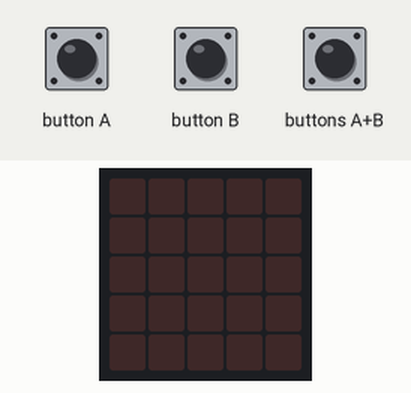
This program was run on a simulated BBC micro:bit (MakeCode). On the bench: the board's 5×5 LED display. The inputs (shaded band) are chosen by the test bench.

Above: at 1.2 s.
1.3 s: button A pressed for 0.15 s
At 2.6 s:
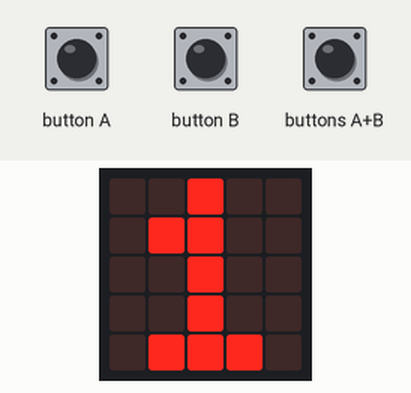
2.9 s: button B pressed for 0.15 s
At 4.0 s:
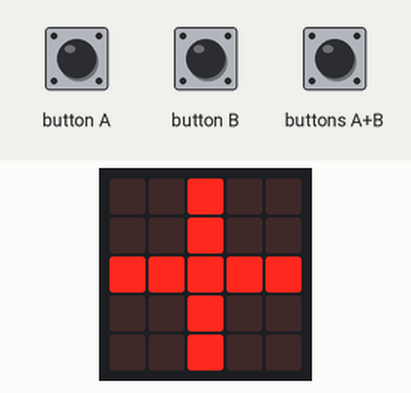
4.5 s: button B pressed for 0.15 s
At 5.3 s:
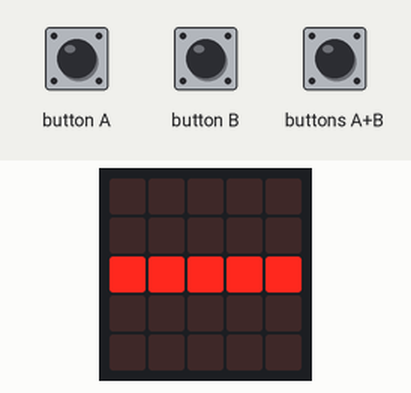
6.1 s: button B pressed for 0.15 s
At 7.4 s:
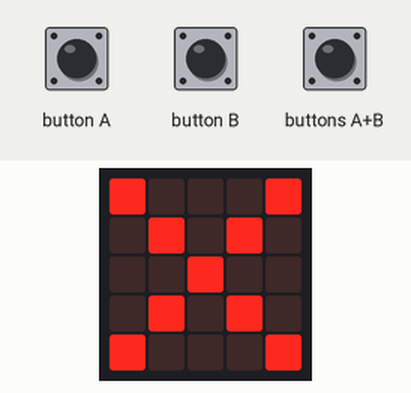
7.7 s: button B pressed for 0.15 s
At 8.9 s:
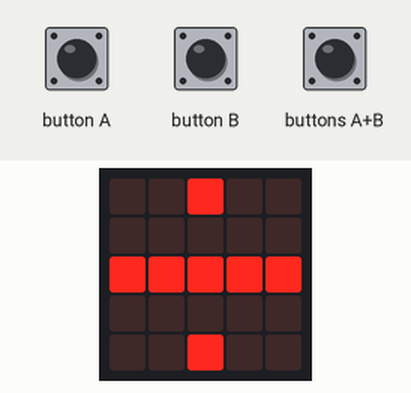
9.3 s: buttons A+B pressed for 0.15 s
At 10.1 s:
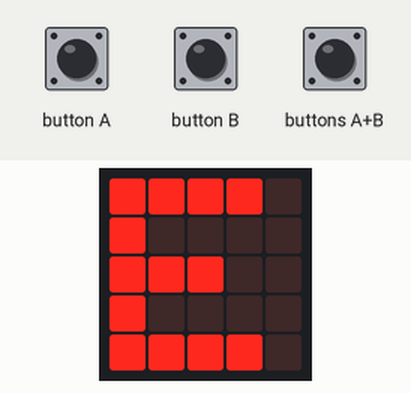
Timing chart, 0 to 11.9 s (numbered marks = the images above; inputs shaded):
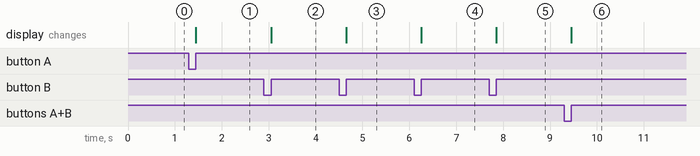

The program:

microbit_calculator.py
```python
operator = ""
num1 = 0
num2 = 0
result = 0

def on_button_pressed_a():
    global num1, num2
    if operator == "":
        num1 += 1
        if num1 > 9:
            num1 = 0
        basic.show_number(num1)
    else:
        num2 += 1
        if num2 > 9:
            num2 = 0
        basic.show_number(num2)
input.on_button_pressed(Button.A, on_button_pressed_a)

def on_button_pressed_ab():
    global result
    if operator == "+":
        result = num1 + num2
    elif operator == "-":
        result = num1 - num2
    elif operator == "×":
        result = num1 * num2
    elif operator == "÷":
        if num2 == 0:
            basic.show_string("E")
            return
        else:
            result = num1 / num2
    basic.show_number(result)
input.on_button_pressed(Button.AB, on_button_pressed_ab)

def on_button_pressed_b():
    global operator
    if operator == "":
        basic.show_leds("""
            . . # . .
            . . # . .
            # # # # #
            . . # . .
            . . # . .
            """)
        operator = "+"
    elif operator == "+":
        basic.show_leds("""
            . . . . .
            . . . . .
            # # # # #
            . . . . .
            . . . . .
            """)
        operator = "-"
    elif operator == "-":
        basic.show_leds("""
            # . . . #
            . # . # .
            . . # . .
            . # . # .
            # . . . #
            """)
        operator = "×"
    elif operator == "×":
        basic.show_leds("""
            . . # . .
            . . . . .
            # # # # #
            . . . . .
            . . # . .
            """)
        operator = "÷"
    elif operator == "÷":
        operator = "+"
        basic.show_leds("""
            . . # . .
            . . # . .
            # # # # #
            . . # . .
            . . # . .
            """)
input.on_button_pressed(Button.B, on_button_pressed_b)
```

Measured:
- after the input at 1.3 s, the display: changes after 0.15 s (image 1)
- after the input at 2.9 s, the display: changes after 0.15 s (image 2)
- after the input at 4.5 s, the display: changes after 0.15 s (image 3)
- after the input at 6.1 s, the display: changes after 0.15 s (image 4)
- after the input at 7.7 s, the display: changes after 0.15 s (image 5)
- after the input at 9.3 s, the display: changes after 0.15 s (image 6)
